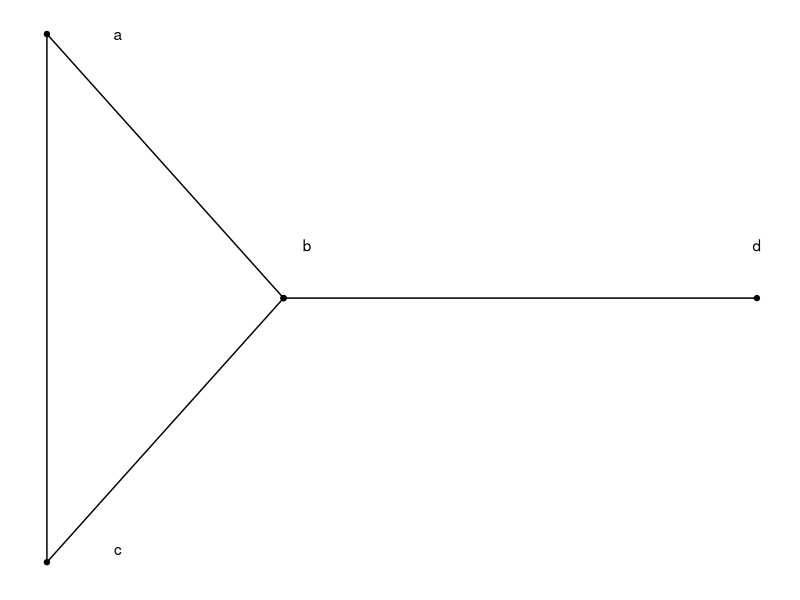

The R source for this figure:
## ---- chunk 1
library(tidyverse)
df_eg11 <- data.frame(x = c(1, 0, 0, 1, 3), y = c(0, 1, -1, 0, 0))
ggplot(df_eg11, aes(x, y)) + geom_point() + geom_path() + theme_bw() + theme(panel.border = element_blank(),line = element_blank(),
        text = element_blank(),
        title = element_blank()) +
  annotate("text", x=0.3, y = 1, label = "a") + annotate("text", x=0.3, y = -0.95, label = "c") +
  annotate("text", x=1.1, y = 0.2, label = "b") + annotate("text", x=3, y = 0.2, label = "d")
